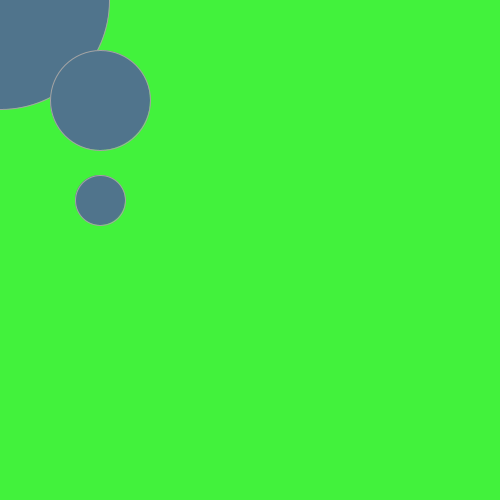
Frame 1 (no input)
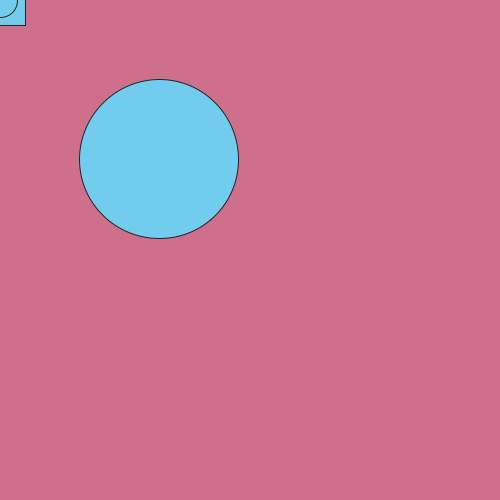
Frame 60 (the mouse pressed at the canvas centre just before this capture)
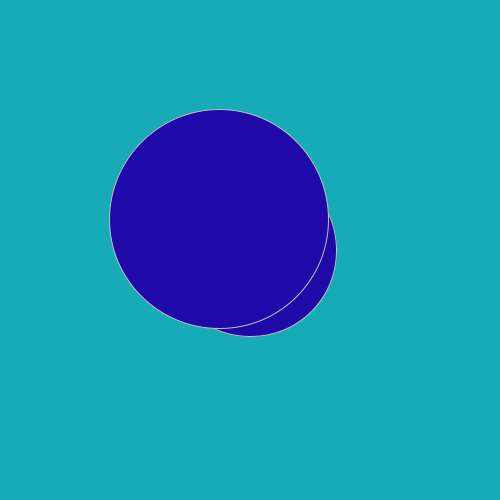
Frame 120 (the mouse held since frame 60 and released just before this capture)

The Processing sketch that drew these frames (run headless with seeded random() and noise(); from frame 60 on, the mouse is pressed at the canvas centre):

// Processing sketch: processing_154922
// ── processing_154922.pde

int x;
void setup(){
  size(500,500);
 x=100;
}

void draw(){
  stroke(random(255));
  background(random(255),random(255),random(255));
  float r=random(255);
  fill(random(255),random(255),random(255));
  
  rectMode(CENTER);
  rect(mouseX,mouseY,50,50);
  
  ellipse(mouseX,mouseY,r,r);
  ellipse(x,200,50,50);
  ellipse(x,x,50,50);
  ellipse(x,x,x,x);
  if(x<500){
    x=x+1;
  }
  
}
